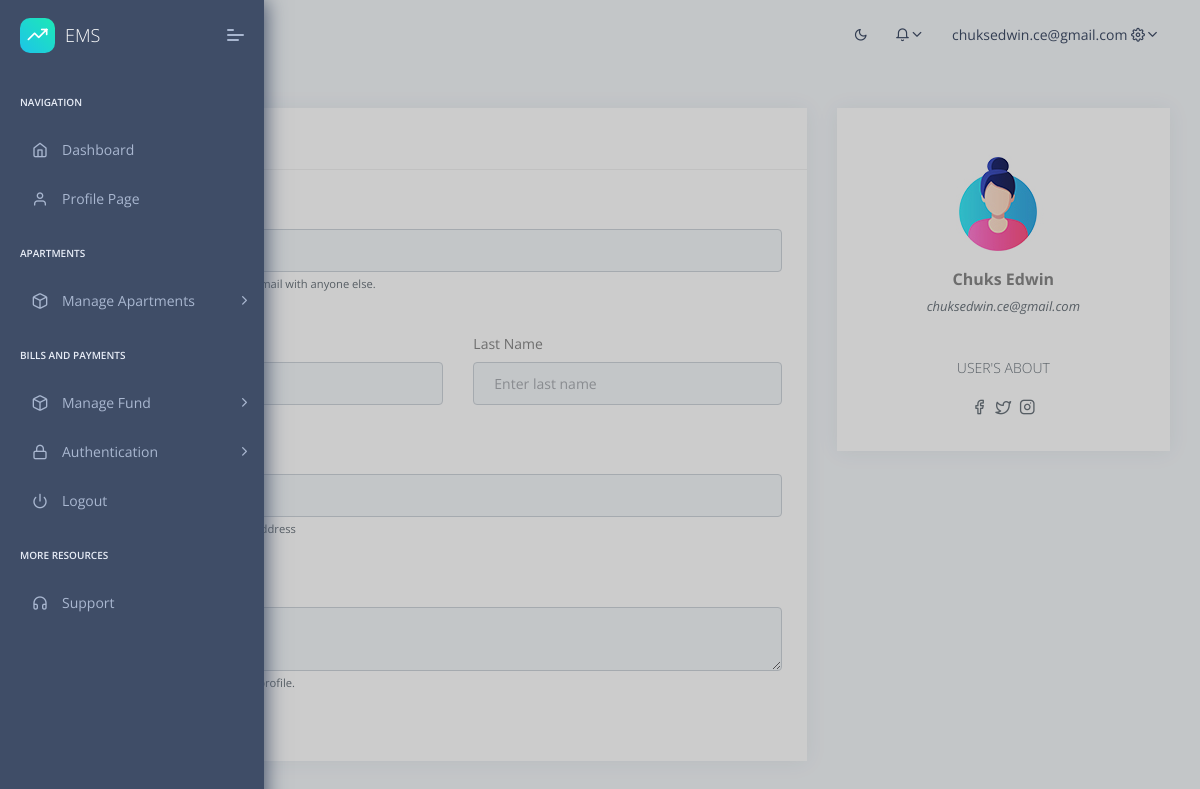
/accounts/profile (signed in), run on the app's committed database.
### accounts/models.py (models this page shows, shortened)
class User(AbstractBaseUser):
    foto			= models.ImageField(null=True, blank=True, upload_to="image/", default="image/male.jpg")
    email 			= models.EmailField(max_length=255, unique=True)
    first_name		= models.CharField(max_length=225)
    last_name		= models.CharField(max_length=225)
    other_names		= models.CharField(max_length=225, blank=True, null=True)
    phone1          = models.CharField(max_length=11,null=True,blank=True)
    phone2          = models.CharField(max_length=11, blank=True, null=True)
    gender          = models.CharField(null=True, blank=True,max_length=10, choices=GENDER)
    active 			= models.BooleanField(default=False)
    staff 			= models.BooleanField(default=False)
    is_shop_owner 	= models.BooleanField(default=False)
    is_resident 	= models.BooleanField(default=False)
    admin			= models.BooleanField(default=False)
    group 			= models.ForeignKey(Group, on_delete=models.CASCADE, blank=True, null=True)
    timestamp 		= models.DateTimeField(auto_now_add=True, auto_now=False)
    USERNAME_FIELD = 'email'
    REQUIRED_FIELDS = ["first_name","last_name"]
    objects = UserManager()
    @property
    def is_active(self):
        return self.active

### accounts/views.py (the view)
# urls.py: path('profile',profile_view,name='profile'),
def profile_view(request):
	return render(request,'accounts/profile.html',{})

### context_processors.py (called while the page is built)
def cfg_assets_root(request):
    return { 'ASSETS_ROOT' : settings.ASSETS_ROOT }

### templates/accounts/profile.html (shortened to what this page needs)
{% extends "layouts/base.html" %}
{% block content %}
    <div class="pcoded-main-container">
        <div class="pcoded-wrapper">
            <div class="pcoded-content">
                <div class="pcoded-inner-content">
                    <div class="main-body">
                        <div class="page-wrapper">
                            <div class="row">
                                <div class="col-sm-8">
                                    <div class="card">
                                        <div class="card-header">
                                            <h5>Edit Info</h5>
                                        </div>
                                        <div class="card-block">
                                            <div class="row">
                                                <div class="col-sm-12 mb-4">
                                                    <div class="form-group">
                                                        <label for="exampleInputEmail1">Email address</label>
                                                        <input type="email" class="form-control" id="exampleInputEmail1" aria-describedby="emailHelp" placeholder="Enter email">
                                                        <small id="emailHelp" class="form-text text-muted">We'll never share your email with anyone else.</small>
                                                    </div>
                                                </div>
                                                <div class="col-sm-6 mb-4">
                                                    <div class="form-group">
                                                        <label for="fn">First Name</label>
                                                        <input type="email" class="form-control" id="fn" aria-describedby="emailHelp" placeholder="Enter first name">
                                                    </div>
                                                </div>
                                                <div class="col-sm-6 mb-4">
                                                    <div class="form-group">
                                                        <label for="ln">Last Name</label>
                                                        <input type="email" class="form-control" id="ln" aria-describedby="emailHelp" placeholder="Enter last name">
                                                    </div>
                                                </div>
                                                <div class="col-sm-12 mb-4">
                                                    <div class="form-group">
                                                        <label for="add">Address</label>
                                                        <input type="email" class="form-control" id="add" aria-describedby="emailHelp" placeholder="Enter address">
                                                        <small id="addd" class="form-text text-muted">This is your shipments address</small>
                                                    </div>
                                                </div>
                                                <div class="col-sm-12 mb-4">
                                                    <div class="form-group">
                                                        <label for="abt">About Info</label>
                                                        <textarea type="email" class="form-control" id="abt" aria-describedby="emailHelp" placeholder="Bio"></textarea>
                                                        <small id="abf" class="form-text text-muted">We'll show this on your profile.</small>
                                                    </div>
                                                </div>
                                            </div>
                                        </div>
                                    </div>
                                </div>
                                <div class="col-sm-4">
                                    <div class="card">
                                        <div class="card-block">
                                            <div class="d-flex align-items-center justify-content-center flex-column">
                                                <div class="w-50 p-3">
                                                    <img src="{{ ASSETS_ROOT }}/images/user/avatar-1.jpg" alt="profile image"
                                                        class="img-fluid rounded-circle">
                                                </div>
                                                <div class="text-center">
                                                    <h4 class="font-weight-bold h6">
                                                        {{request.user.first_name}} {{request.user.last_name}}
                                                    </h4>
                                                    <p class="font-italic text-muted">{{request.user.email}}</p>
                                                </div>
                                            </div>
                                            <div class="small font-weight-light mt-4 text-center text-muted">
                                                <p>USER'S ABOUT</p>
                                            </div>
                                            <div class="d-flex justify-content-center align-items-center">
                                                <a href="#" class="h6 text-muted d-block m-1"><i
                                                        class="icon feather icon-facebook"></i></a>
                                                <a href="#" class="h6 text-muted d-block m-1"><i
                                                        class="icon feather icon-twitter"></i></a>
                                                <a href="#" class="h6 text-muted d-block m-1"><i
                                                        class="icon feather icon-instagram"></i></a>
                                            </div>
                                        </div>
                                    </div>
                                </div>
                            </div>
                        </div>
                    </div>
                </div>
            </div>
        </div>
    </div>
{% endblock content %}

### templates/includes/navigation.html (shortened to what this page needs)
<header class="navbar pcoded-header navbar-expand-lg navbar-light">
    <div class="collapse navbar-collapse">
        <ul class="navbar-nav mr-auto">
            <li><a href="javascript:" class="full-screen" onclick="javascript:toggleFullScreen()"></a></li>
            <li class="nav-item">
                <div class="main-search">
                    <div class="input-group">
                        <span class="input-group-append search-btn btn btn-primary">
                            </span>
                    </div>
                </div>
            </li>
        </ul>
        <ul class="navbar-nav ml-auto">
            <li>
                <label>
                    <i class="icon feather icon-sun" id="theme-indicator"></i>
                </label>
            </li>
            <li>
                <div class="dropdown">
                    <a class="dropdown-toggle" href="javascript:" data-toggle="dropdown"><i
                            class="icon feather icon-bell"></i></a>
                </div>
            </li>
            <li>
                {% if request.user.is_authenticated %}
                    <div class="dropdown drp-user">
                        <span>{{request.user.email}}</span>
                        <a href="javascript:" class="dropdown-toggle" data-toggle="dropdown">
                            <i class="icon feather icon-settings"></i>
                        </a>
                    </div>
                {%else%}
                    <a href="{% url 'login' %}">Login/Register</a>
                {%endif%}
            </li>
        </ul>
    </div>
</header>

### static/assets/css/dark.css (style rules this page uses)
#theme-indicator { cursor: pointer; }
.pcoded-header label { color: #3f4d67; }

### data on the page
User: user.email "chuksedwin.ce@gmail.com", user.first_name "Chuks", user.last_name "Edwin"
